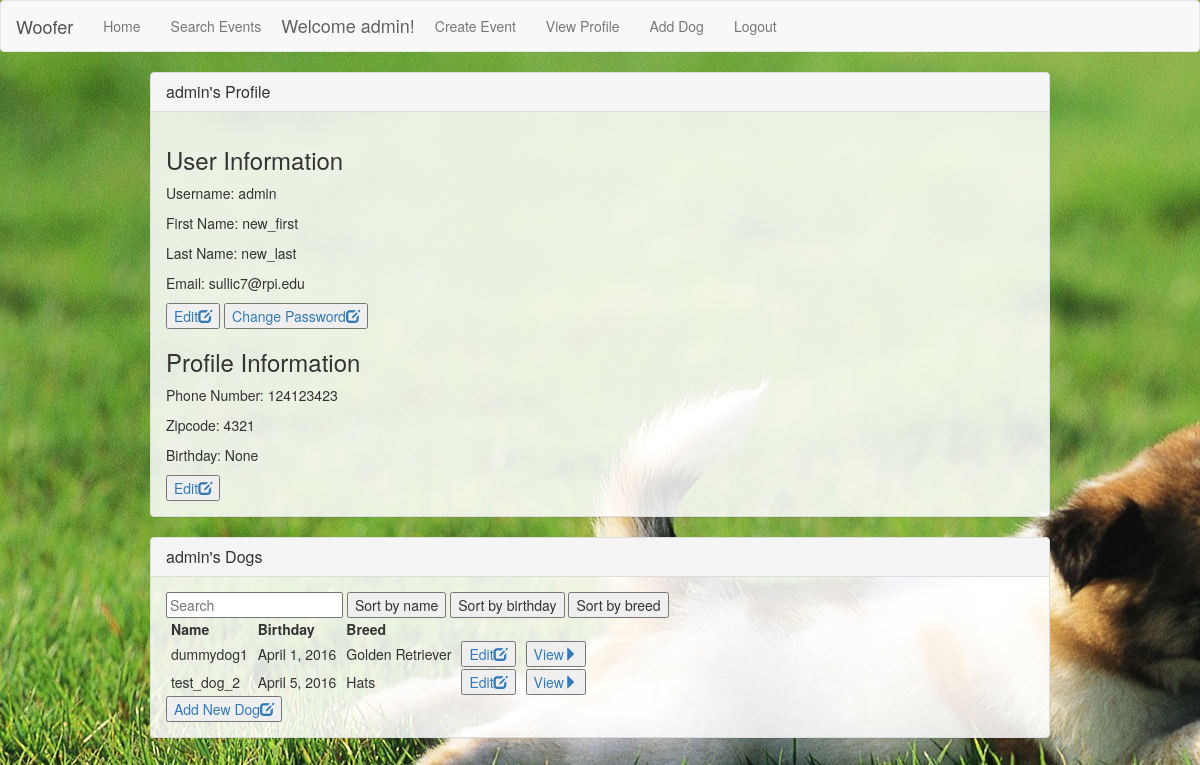
Before: /view_profile/ (signed in) with the older database file.
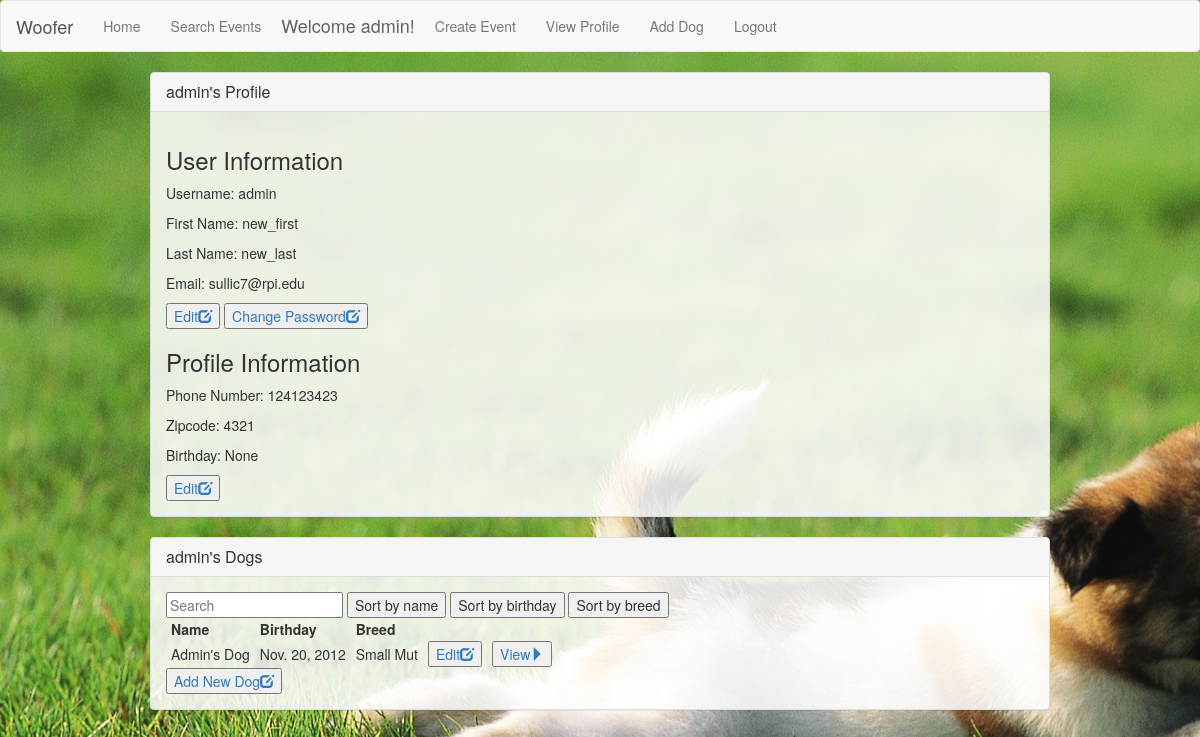
After: the same page with the newer database file.
### woofer/models.py (models this page shows, shortened)
class Dog(models.Model):
    id = models.AutoField(primary_key=True)
    name = models.CharField(max_length=100)
    owner = models.ForeignKey(User, on_delete=models.CASCADE)
    birthday = models.DateField(auto_now=False, auto_now_add=False, blank=True,
                                null=True, validators=[validate_date])
    weight = models.IntegerField(blank=True, null=True)
    breed = models.CharField(max_length=100, blank=True, null=True)
    potty_trained = models.BooleanField()
    bio = models.TextField(blank=True, null=True)
    LOW = 'LO'
    MEDIUM = 'MD'
    HIGH = 'HI'
    ACTIVITY_CHOICES = (
        (LOW, 'Not active'),
        (MEDIUM, 'Somewhat active'),
        (HIGH, 'Very active')
        )
    TEMPERAMENT_CHOICES = (
        (LOW, 'Prefers to be left alone'),
        (MEDIUM, 'Good with small groups'),
        (HIGH, 'Good with any size groups')
        )
    activity = models.CharField(max_length=2, choices=ACTIVITY_CHOICES)
    temperament_kids = models.CharField(max_length=2, choices=TEMPERAMENT_CHOICES)
    temperament_dogs = models.CharField(max_length=2, choices=TEMPERAMENT_CHOICES)
    temperament_strangers = models.CharField(max_length=2, choices=TEMPERAMENT_CHOICES)

### woofer/views/user_views.py (the view)
# urls.py: url(r'^view_profile/$', user_views.view_profile, name='view-profile'),
@login_required
def view_profile(request, userid=None):
    if userid is None:
        user = request.user
    else:
        user = User.objects.get(id=userid)
    profile = Profile.objects.get(user=user)
    dogs = Dog.objects.all().filter(owner=user)
    return render(request, 'woofer/view_profile.html',
                  {
                      'profile' : profile,
                      'dogs' : dogs
                  })

### woofer/templates/woofer/view_profile.html (shortened to what this page needs)
{% extends 'woofer/pageframe.html' %}
{% block content %}
<div class="panel panel-default">
  <div class="panel-heading">
    <h3 class="panel-title">{{ profile.user.username }}'s Profile</h3>
  </div>
  <div class="panel-body">
    <h3>User Information</h3>
    <p>Username: {{ profile.user.username }}</p>
    <p>First Name: {{ profile.user.first_name }}</p>
    <p>Last Name: {{ profile.user.last_name }}</p>
    <p>Email: {{ profile.user.email }}</p>
    <a href="{% url 'edit-user' profile.user.id %}" ><button class="">Edit<span class="glyphicon glyphicon-edit" aria-hidden="true"></span></button></a>
    <a href="{% url 'change-password' %}" ><button class="">Change Password<span class="glyphicon glyphicon-edit" aria-hidden="true"></span></button></a>
    <h3>Profile Information</h3>
    <p>Phone Number: {{ profile.phone_number }}</p>
    <p>Zipcode: {{ profile.zipcode }}</p>
    <p>Birthday: {{ profile.birthday }}</p>
    <a href="{% url 'edit-profile' profile.user.id %}" ><button class="">Edit<span class="glyphicon glyphicon-edit" aria-hidden="true"></span></button></a>
  </div>
</div>
<div class="panel panel-default">
  <div class="panel-heading">
    <h3 class="panel-title">{{ profile.user.username }}'s Dogs</h3>
  </div>
  <div class="panel-body">
      <div id="dogs">
        <input class="search" placeholder="Search" />
        <button class="sort" data-sort="name">Sort by name</button>
        <button class="sort" data-sort="birthday">Sort by birthday</button>
        <button class="sort" data-sort="breed">Sort by breed</button>
      <table>
        <thead>
          <th>Name</th>
          <th>Birthday</th>
          <th>Breed</th>
        </thead>
        <tbody class="list">
          {% for dog in dogs %}
            <tr>
              <td class="name">{{ dog.name }}</td>
              <td class="birthday">{{ dog.birthday }}</td>
              <td class="breed">{{ dog.breed }}</td>
              <td><a href="{% url 'edit-dog' dog.id %}" ><button class="">Edit<span class="glyphicon glyphicon-edit" aria-hidden="true"></span></button></a></td>
              <td><a href="{% url 'view-dog' dog.id %}" ><button class="">View<span class="glyphicon glyphicon-triangle-right" aria-hidden="true"></span></button></a></td>
            </tr>
          {% endfor %}
        </tbody>
      </table>
    </div>
    <div>
      <a href="{% url 'add-dog' %}" ><button class="">Add New Dog<span class="glyphicon glyphicon-edit" aria-hidden="true"></span></button></a>
    </div>
  </div>
</div>
{% endblock %}

Changed rows visible on the page:
no longer on this page (row edited): Dog: name "dummydog1", birthday "April 1, 2016", breed "Golden Retriever"
no longer on this page (row edited): Dog: name "test_dog_2", birthday "April 5, 2016", breed "Hats"
added Dog: name "Admin's Dog", birthday "Nov. 20, 2012", breed "Small Mut"
